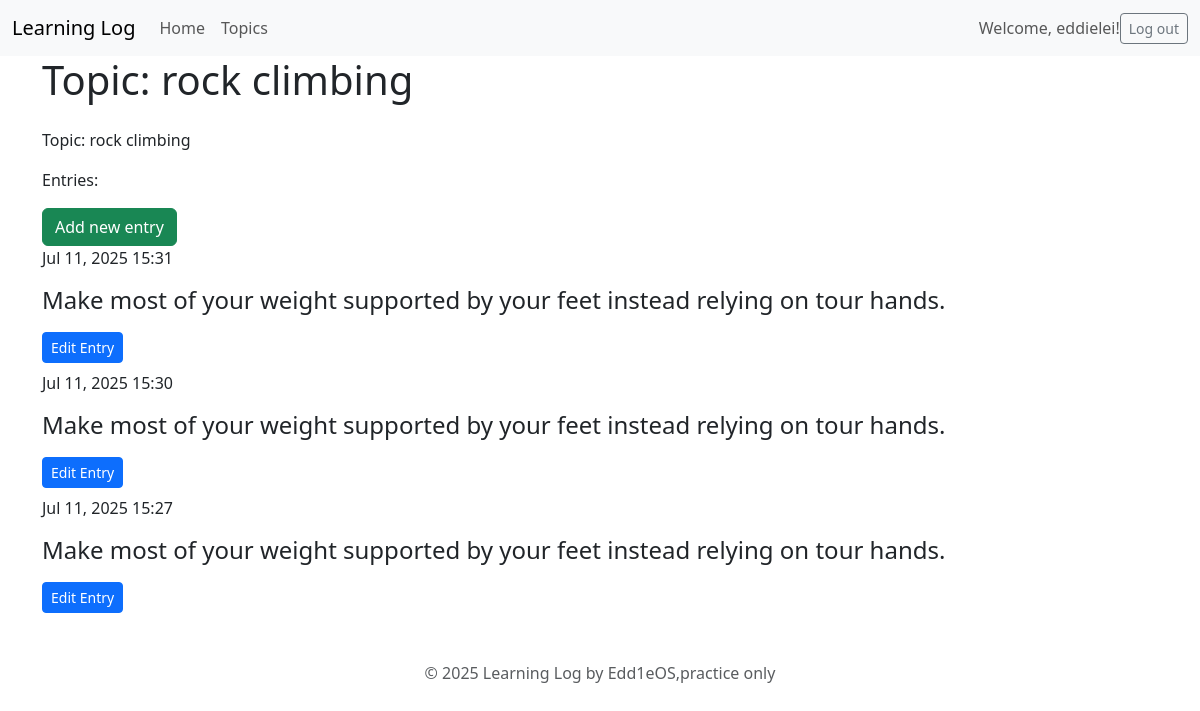
The page /topics/3/ (signed in) on the database its author committed.
### learning_logs/models.py (models this page shows, shortened)
class Topic(models.Model):#继承模型类model.Model
    text = models.CharField(max_length=200)
    date_added = models.DateTimeField(auto_now_add=True)
    owner = models.ForeignKey('auth.User', on_delete=models.CASCADE)#简单来说就是一个外键字段，关联auth.User模型，这里的一对多关系是：一个用户可以有多个主题，一个主题只能有一个用户，也就是一个entry只属于一个user。

class Entry(models.Model):
    topic = models.ForeignKey(Topic, on_delete=models.CASCADE)
    text = models.TextField()
    date_added = models.DateTimeField(auto_now_add=True)
    class Meta:
        verbose_name_plural = 'entries'
    text

### learning_logs/views.py (the view)
# urls.py: path('topics/<int:topic_id>/', views.topic, name='topic'),#把topic_id作为参数传递给topic()，让Django知道要显示哪个主题的页面
@login_required
def topic(request, topic_id):
    topic = Topic.objects.get(id=topic_id)
    if topic.owner != request.user:
        raise Http404
    entries = topic.entry_set.order_by('-date_added')
    context = {'topic': topic, 'entries': entries}
    return render(request, 'learning_logs/topic.html', context)#这一段的逻辑是：首先，根据用户输入的topic_id，从数据库中获取对应的topic对象。然后，根据这个topic对象，获取这个topic下的所有条目，并排序。最后，将这些数据传递给模板，并渲染成HTML页面。

### learning_logs/templates/learning_logs/topic.html
{% extends "learning_logs/base.html" %}
{% block page_header %}
<h1>Topic: {{ topic.text }}</h1>
{% endblock page_header %}
{% block content %}
<p> Topic: {{topic.text}}</p>
<p>Entries:</p>
<button class="btn btn-success"><a href="{% url 'learning_logs:new_entry' topic.id %}" class="text-white text-decoration-none">Add new entry</a></button>
{% for entry in entries %}
<div class="card-header">
  {{ entry.date_added|date:'M d, Y H:i' }}
</div>
<h4 class="list-group-item border-0 ">
  <p>{{entry.text|linebreaks}}</p>
  <button class="btn btn-primary btn-sm">
    <a href="{% url 'learning_logs:edit_entry' entry.id %}" class="text-white text-decoration-none">Edit Entry</a>
  </button>
</h4>
{% empty %}
<p class="list-group-item border-0">There are no entries for this topic yet.</p>
{% endfor %}
{% endblock content %}

### learning_logs/templates/learning_logs/base.html (shortened to what this page needs)
<!doctype html>
<html lang="en">
<head>
    {% load django_bootstrap5 %}
    {% bootstrap_css %}
</head>
<body>
    <nav class="navbar navbar-expand-lg navbar-light bg-light">
        <div class="container-fluid">
            <a class="navbar-brand" href="{% url 'learning_logs:index' %}">
                Learning Log</a>
        <div class="collapse navbar-collapse" id="navbarCollapse">
            <ul class="navbar-nav me-auto mb-2 mb-md-0">
                <li class="nav-item">
                    <a class="nav-link" href="{% url 'learning_logs:index' %}">Home</a></li>
                <li class="nav-item">
                    <a class="nav-link" href="{% url 'learning_logs:topics' %}">Topics</a>
                        </li>
            </ul>
            <ul class="navbar-nav" ms-auto m2-2-md-0>
                {% if user.is_authenticated %}
                  <li class="nav-item">
                    <span class="navbar-text">Welcome, {{ user.username }}!</span></li>
                {% else %}
                  <li class="nav-item">
                    <a class="nav-link" href="{% url 'accounts:register' %}">Register</a></li>
                  <li class="nav-item">
                    <a class="nav-link" href="{% url 'accounts:login' %}">Log in</a>
                  </li>
                {% endif %}
            </ul>
            {% if user.is_authenticated %}
                <form action="{% url 'accounts:logout' %}" method="post" class="d-flex">
                    <button name='submit' class='btn btn-outline-secondary btn-sm'>Log out</button>
                </form>
            {% endif %}
        </div>
    </div>
</nav>
<main class="container">
  <div class="pb-2 mb-2" boarder-bottom>
    {%block page_header%}{% endblock page_header %}
  </div>
  <div>
    {%block content%}{% endblock content %}
  </div>
  <div class="pt-4 mt-4 text-center text-muted">
    <p>&copy; 2025 Learning Log by Edd1eOS,practice only</p>
  </div>
</main>
</body>
</html>

### rows shown on the page
Topic: text "rock climbing"
Entry: date_added "Jul 11, 2025 15:31", text "Make most of your weight supported by your feet instead relying on tour hands."
Entry: date_added "Jul 11, 2025 15:30", text "Make most of your weight supported by your feet instead relying on tour hands."
Entry: date_added "Jul 11, 2025 15:27", text "Make most of your weight supported by your feet instead relying on tour hands."

### other values the page prints
{{ user.username }} "eddielei"
